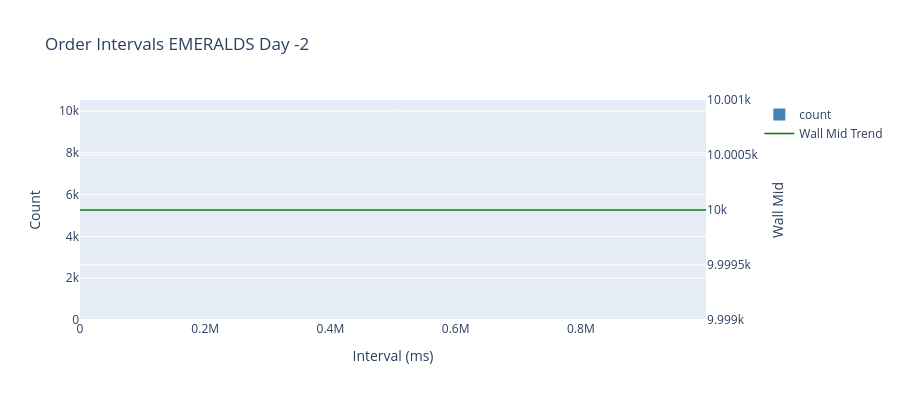
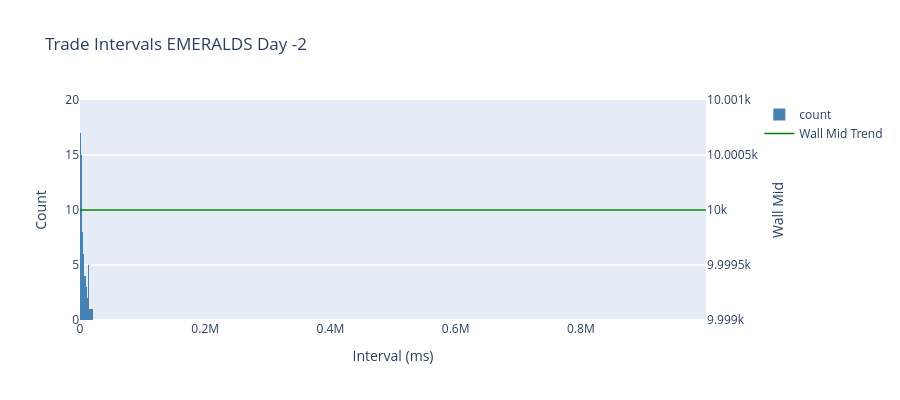

Notebook code for these charts, in order:
### Markdown cell above
## Step 7: 订单间隔 / 成交间隔分布

### Code cell
order_intervals = order_interval_distribution(
    prices_long,
    product=PRODUCT,
    day=DAY,
    min_order_volume=MIN_ORDER_VOLUME if FILTER_BY_VOLUME else None,
)
trade_intervals = trade_interval_distribution(
    trades,
    product=PRODUCT,
    day=DAY,
    min_trade_quantity=MIN_TRADE_QUANTITY if FILTER_BY_VOLUME else None,
)

print(f"Order intervals count: {order_intervals.height}, mean={order_intervals['interval_ms'].mean() if order_intervals.height else 'NA'}")
print(f"Trade intervals count: {trade_intervals.height}, mean={trade_intervals['interval_ms'].mean() if trade_intervals.height else 'NA'}")

wm_overlay = wall_mid_df.filter(pl.col('product') == PRODUCT)
if DAY is not None and 'day' in wm_overlay.columns:
    wm_overlay = wm_overlay.filter(pl.col('day') == DAY)

fig_o = plot_interval_distribution(
    order_intervals,
    title=f"Order Intervals {PRODUCT} Day {DAY}",
    wall_mid_df=wm_overlay.select(['timestamp', 'wall_mid']),
)
fig_o.show()

fig_t = plot_interval_distribution(
    trade_intervals,
    title=f"Trade Intervals {PRODUCT} Day {DAY}",
    wall_mid_df=wm_overlay.select(['timestamp', 'wall_mid']),
)
fig_t.show()

### Figure 1 — Plotly figure (JSON) as saved in the notebook; plotly's stock layout.template omitted (floating-point values rounded to 4 significant figures; data arrays with more than 128 entries replaced by an {"elided": "..."} marker saying what was removed)
{"data": [{"marker": {"color": "steelblue"}, "name": "count", "nbinsx": 80, "type": "histogram", "x": {"elided": "9999 int values"}, "xaxis": "x", "yaxis": "y"}, {"line": {"color": "green", "width": 1.5}, "mode": "lines", "name": "Wall Mid Trend", "type": "scatter", "x": {"elided": "10000 int values"}, "xaxis": "x", "y": {"elided": "10000 int values"}, "yaxis": "y2"}], "layout": {"height": 400, "title": {"text": "Order Intervals EMERALDS Day -2"}, "xaxis": {"anchor": "y", "domain": [0, 0.94], "title": {"text": "Interval (ms)"}}, "yaxis": {"anchor": "x", "domain": [0, 1], "title": {"text": "Count"}}, "yaxis2": {"anchor": "x", "overlaying": "y", "side": "right", "title": {"text": "Wall Mid"}}}}

### Figure 2 — Plotly figure (JSON) as saved in the notebook; plotly's stock layout.template omitted (floating-point values rounded to 4 significant figures; data arrays with more than 128 entries replaced by an {"elided": "..."} marker saying what was removed)
{"data": [{"marker": {"color": "steelblue"}, "name": "count", "nbinsx": 80, "type": "histogram", "x": {"elided": "190 int values"}, "xaxis": "x", "yaxis": "y"}, {"line": {"color": "green", "width": 1.5}, "mode": "lines", "name": "Wall Mid Trend", "type": "scatter", "x": {"elided": "10000 int values"}, "xaxis": "x", "y": {"elided": "10000 int values"}, "yaxis": "y2"}], "layout": {"height": 400, "title": {"text": "Trade Intervals EMERALDS Day -2"}, "xaxis": {"anchor": "y", "domain": [0, 0.94], "title": {"text": "Interval (ms)"}}, "yaxis": {"anchor": "x", "domain": [0, 1], "title": {"text": "Count"}}, "yaxis2": {"anchor": "x", "overlaying": "y", "side": "right", "title": {"text": "Wall Mid"}}}}
